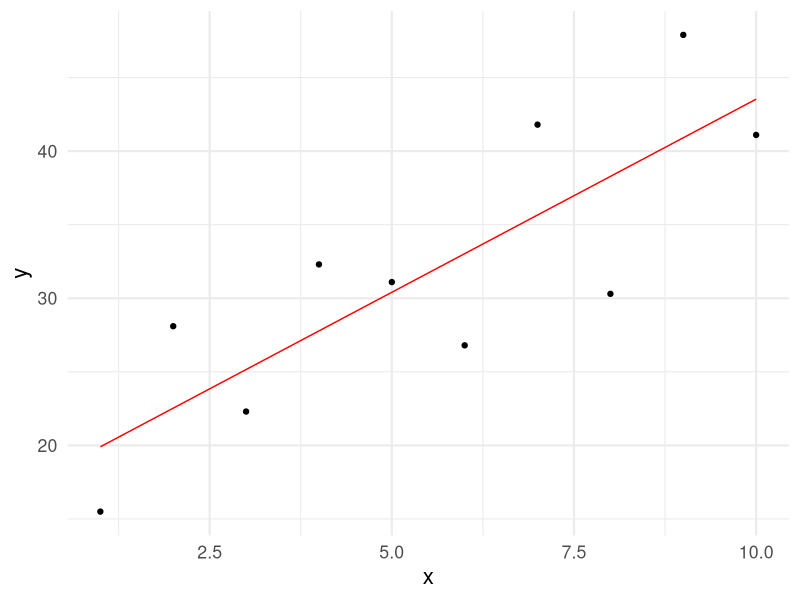
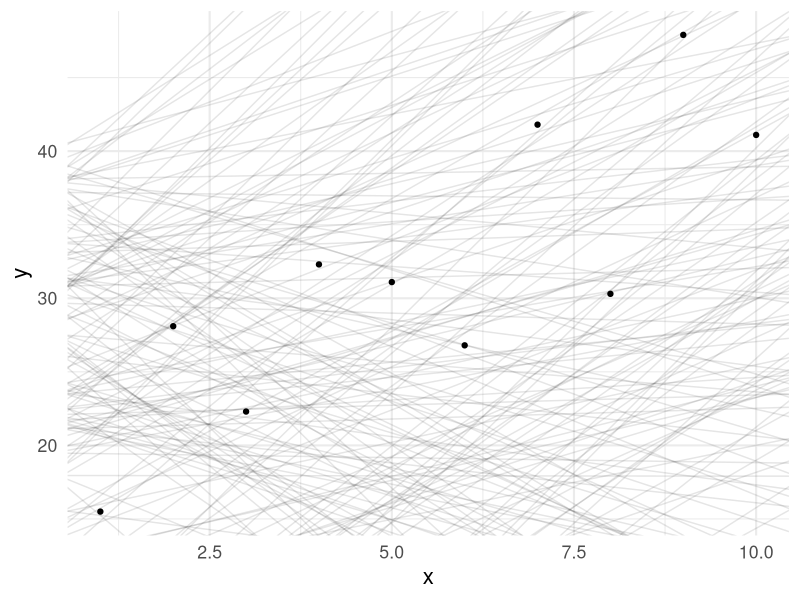
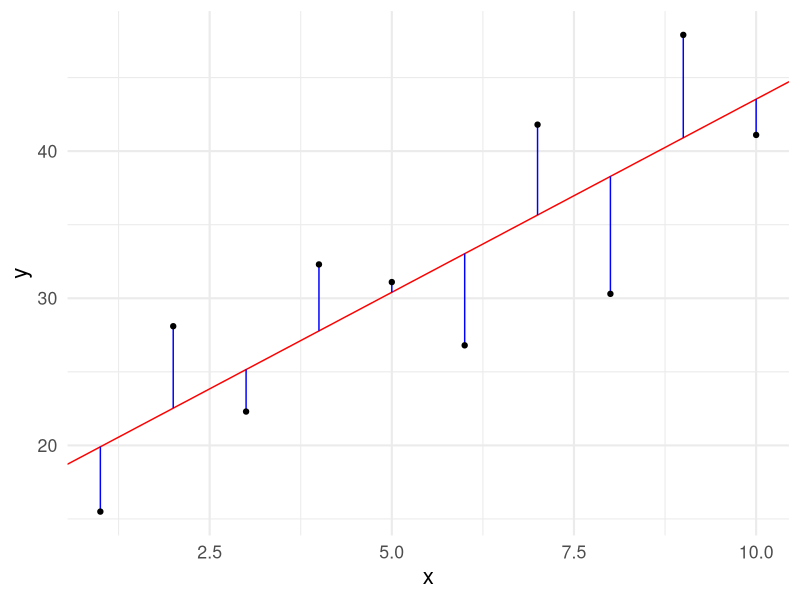
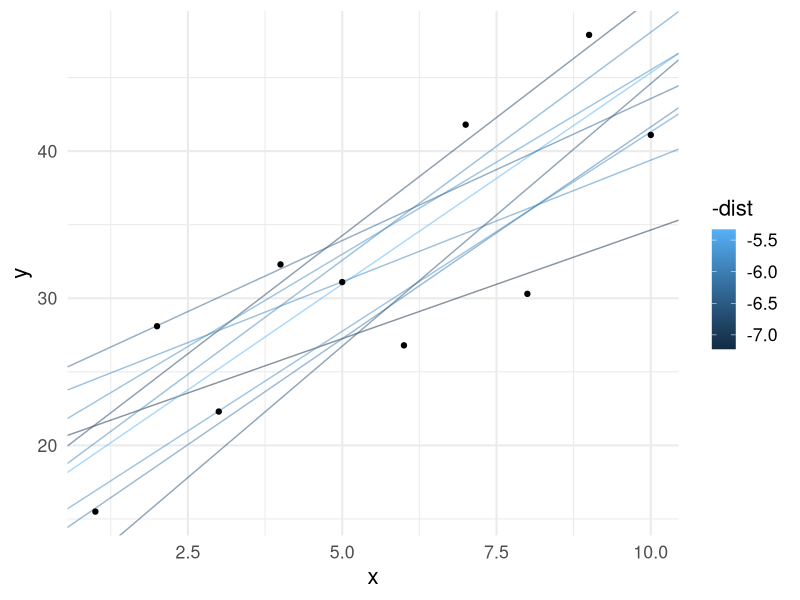
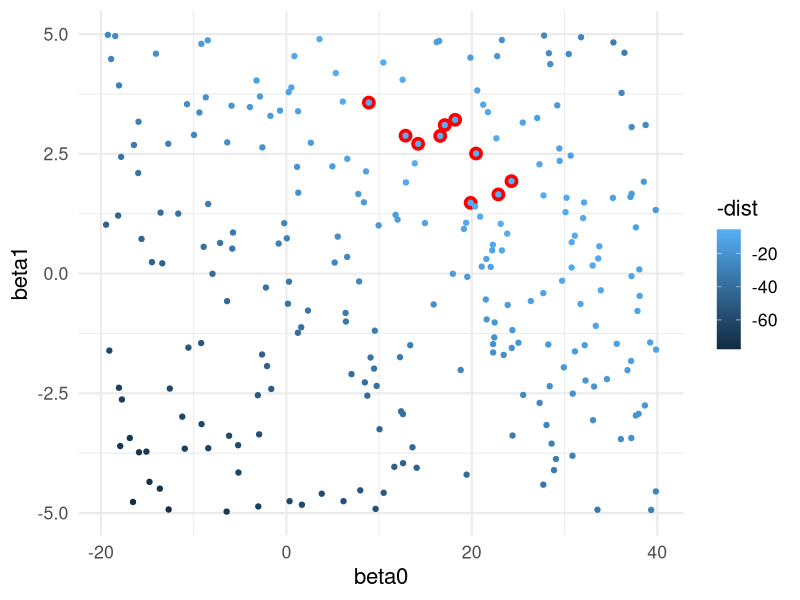
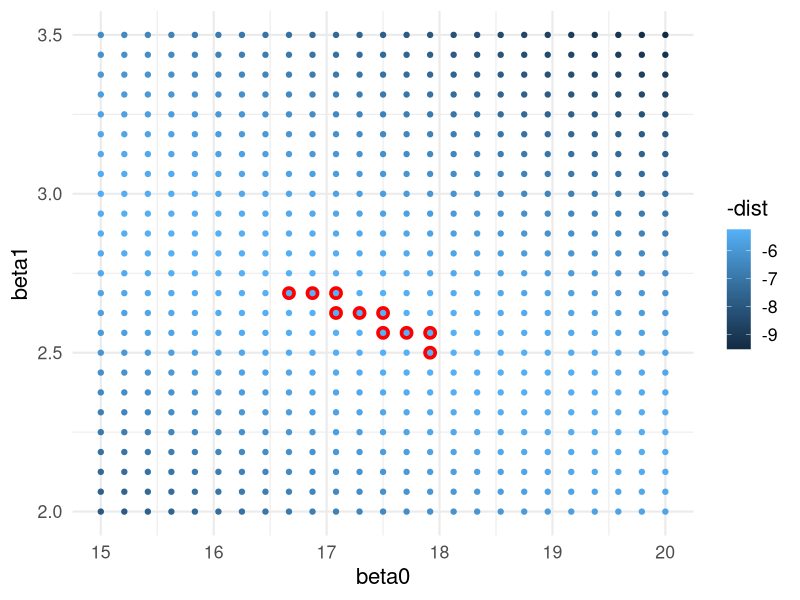
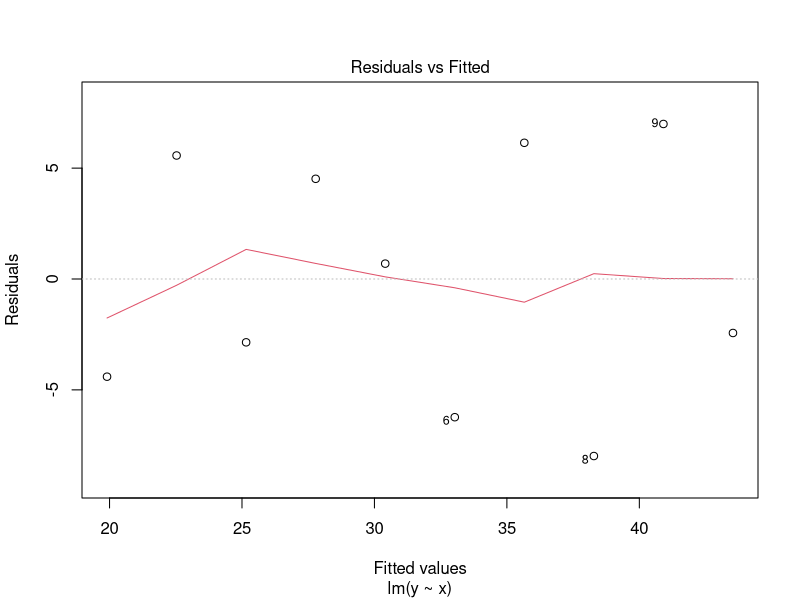
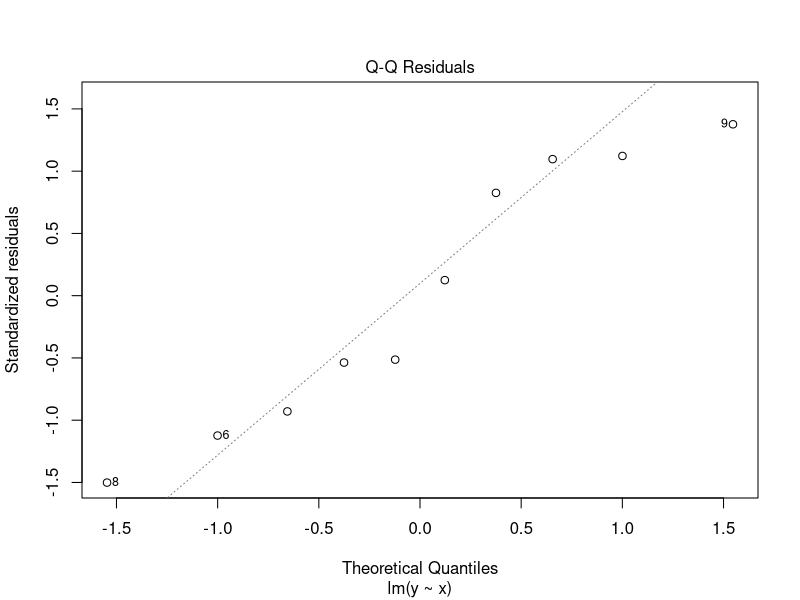

These charts were generated, in order, by the following R code:
## ---- chunk 1
library( knitr )
library( kableExtra )
library( tidyverse )
theme_set( theme_minimal( base_size = 16) )
## ---- chunk 2
df <- data.frame( x = 1:10,
                  y = c( 15.5, 28.1, 22.3, 
                         32.3, 31.1, 26.8, 
                         41.8, 30.3, 47.9, 
                         41.1) )
ggplot( df, aes(x,y) ) + 
  stat_smooth( method="lm", 
               formula = y ~ x, 
               se=FALSE, 
               color="red", size=0.5) + 
  geom_point() 
## ---- chunk 3
models <- data.frame( beta0 = runif(250,-20,40),
                      beta1 = runif(250, -5, 5))
summary( models )
## ---- chunk 4
ggplot() + 
  geom_abline( aes(intercept = beta0, 
                   slope = beta1), 
               data = models,
               alpha = 0.1) + 
  geom_point( aes(x,y), 
              data=df )
## ---- chunk 5
fit <- lm( y ~ x, data=df )
yhat <- data.frame( x = 1:10,
                    yhat = predict( fit ),
                    y= df$y )

ggplot( df ) + 
  geom_abline( aes( intercept = fit$coefficients[1],
                    slope = fit$coefficients[2]),
               color="red") +
  geom_segment( aes(x=x, y = y, xend = x, yend = yhat), 
                data = yhat,
                color = "blue") + 
  geom_point( aes(x,y) ) 
## ---- chunk 6
model_distance <- function( interscept, slope, X, Y ) {
  yhat <- interscept + slope * X
  diff <- Y - yhat
  return( sqrt( mean( diff ^ 2 ) ) )
}
## ---- chunk 7
models$dist <- NA
for( i in 1:nrow(models) ) {
  models$dist[i] <- model_distance( models$beta0[i],
                                    models$beta1[i],
                                    df$x,
                                    df$y )
}
head( models )
## ---- chunk 8
ggplot()  + 
  geom_abline( aes(intercept = beta0,
                   slope = beta1, 
                   color = -dist),
               data = filter( models, rank(dist) <= 10 ),
               alpha = 0.5) + 
  geom_point( aes(x,y),
              data=df) 
  
## ---- chunk 9
ggplot( models, aes(x = beta0, 
                    y = beta1,
                    color = -dist)) + 
  geom_point( data = filter( models, rank(dist) <= 10), 
              color = "red",
              size = 4) +
    geom_point()
## ---- chunk 10
grid <- expand.grid( beta0 = seq(15,20, length = 25),
                     beta1 = seq(2, 3.5, length = 25))
grid$dist <- NA
for( i in 1:nrow(grid) ) {
  grid$dist[i] <- model_distance( grid$beta0[i],
                                  grid$beta1[i],
                                  df$x,
                                  df$y )
}

ggplot( grid, aes(x = beta0, 
                  y = beta1,
                  color = -dist)) + 
  geom_point( data = filter( grid, rank(dist) <= 10), 
              color = "red",
              size = 4) +
  geom_point()
## ---- chunk 11
fit <- lm( y ~ x, data = df )
fit
## ---- chunk 12
model_distance( -1.76, 3.385, df$x, df$y )
## ---- chunk 13
grid %>%
  arrange( dist ) %>%
  head( n = 1) 
## ---- chunk 14
plot( fit, which = 1 )
## ---- chunk 15
plot( fit, which = 2 )
## ---- chunk 16
plot( fit, which = 5 )
## ---- chunk 17
anova( fit )
## ---- chunk 18
summary( fit )
## ---- chunk 19
names( summary( fit ) )
## ---- chunk 20
get_pval <- function( model ) {
  f <- summary( model )$fstatistic[1]
  df1 <- summary( model )$fstatistic[2]
  df2 <- summary( model )$fstatistic[3]
  p <- as.numeric( 1.0 - pf( f, df1, df2 ) )
  return( p  )
}

get_pval( fit )
## ---- chunk 21
c( `Regression R^2` = summary( fit )$r.squared,
   `Squared Correlation` = as.numeric( cor.test( df$x, df$y )$estimate^2 ) )
## ---- chunk 22
predict( fit ) -> yhat 
yhat 
## ---- chunk 23
plot( yhat ~ df$x, type='l', bty="n", col="red" )
## ---- chunk 24
residuals( fit ) -> resids
resids 
## ---- chunk 25
plot( resids ~ yhat, bty="n", xlab="Predicted Values", ylab="Residuals (yhat - y)", pch=16 )
abline(0, 0, lty=2, col="red")
## ---- chunk 26
airquality %>%
  select( -Month, -Day ) -> df.air
summary( df.air )
## ---- chunk 27
fit.solar <- lm( Ozone ~ Solar.R, data = df.air )
anova( fit.solar )
## ---- chunk 28
fit.temp <- lm( Ozone ~ Temp, data = df.air )
fit.wind <- lm( Ozone ~ Wind, data = df.air )

data.frame( Model = c( "Ozone ~ Solar",
                       "Ozone ~ Temp",
                       "Ozone ~ Wind"), 
            R2 = c( summary( fit.solar )$r.squared,
                    summary( fit.temp )$r.squared,
                    summary( fit.wind )$r.squared ), 
            P = c( get_pval( fit.solar), 
                   get_pval( fit.temp ),
                   get_pval( fit.wind ) ) ) -> df.models

df.models %>%
  arrange( -R2 ) %>%
  mutate( P = format( P, scientific=TRUE, digits=3)) %>%
  kable( caption = "Model parameters predicting mean ozone in parts per billion mresured in New York during the period of 1 May 2973 - 30 September 2973.",
         digits = 3) %>%
  kable_minimal()
## ---- chunk 29
fit.temp.wind <- lm( Ozone ~ Temp + Wind, data = df.air )
fit.temp.solar <- lm( Ozone ~ Temp + Solar.R, data = df.air )
fit.wind.solar <- lm( Ozone ~ Wind + Solar.R, data = df.air )
## ---- chunk 30
df.models <- rbind( df.models, 
                    data.frame( Model = c( "Ozone ~ Temp + Wind",
                                           "Ozone ~ Temp + Solar",
                                           "Ozone ~ Wind + Solar" ),
                                R2 = c( summary( fit.temp.wind )$r.squared,
                                        summary( fit.temp.solar )$r.squared,
                                        summary( fit.wind.solar )$r.squared ),
                                P = c( get_pval( fit.temp.wind),
                                       get_pval( fit.temp.solar),
                                       get_pval( fit.wind.solar) )
                                ))
df.models %>%
  mutate( P = format( P, scientific=TRUE, digits=3)) %>%
  kable( caption = "Model parameters predicting mean ozone in parts per billion mresured in New York during the period of 1 May 2973 - 30 September 2973.",
         digits = 3) %>%
  kable_minimal()
## ---- chunk 31
fit.all <- lm( Ozone ~ Solar.R + Temp + Wind, data = df.air )
## ---- chunk 32
df.models <- rbind( df.models, 
                    data.frame( Model = c( "Ozone ~ Temp + Wind + Solar"),
                                R2 = c( summary( fit.all )$r.squared ),
                                P = c( get_pval( fit.all)  )
                                ))


df.models$P = cell_spec( format( df.models$P, 
                                 digits=3, 
                                 scientific=TRUE), 
                         color = ifelse( df.models$P == min(df.models$P), 
                                         "red",
                                         "black"))
df.models$R2 = cell_spec( format( df.models$R2, 
                                  digits=3, 
                                  scientific=TRUE), 
                          color = ifelse( df.models$R2 == max( df.models$R2), 
                                          "green",
                                          "black"))

df.models %>%
  mutate( P = format( P, digits=3, scientific = TRUE) ) %>% 
  kable( caption = "Model parameters predicting mean ozone in parts per billion mresured in New York during the period of 1 May 2973 - 30 September 2973.  Values in green indicate the model with the largest variance explained and those in red indicate models with the lowest probability.",
         escape = FALSE) %>%
  kable_paper( "striped", full_width = FALSE )
## ---- chunk 33
random.models  <- list()
random.models[["Ozone ~ Temp"]] <- fit.temp
random.models[["Ozone ~ Wind"]] <- fit.wind
random.models[["Ozone ~ Solar"]] <- fit.solar
random.models[["Ozone ~ Temp + Wind"]] <- fit.temp.wind
random.models[["Ozone ~ Temp + Solar"]] <- fit.temp.solar
random.models[["Ozone ~ Wind + Solar"]] <- fit.wind.solar
random.models[[ "Ozone ~ Temp + Wind + Solar" ]] <- fit.all

df.tmp <- df.air

for( i in 1:8 ) {
  lbl <- paste("Ozone ~ Temp + Wind + Solar + ", i, " Random Variables", sep="")
  df.tmp[[lbl]] <- rnorm( nrow(df.tmp) )
  random.models[[lbl]] <- lm( Ozone ~ ., data = df.tmp ) 
}

data.frame( Models = names( random.models ),
            R2 = sapply( random.models, 
                          FUN = function( x ) return( summary( x )$r.squared), 
                          simplify = TRUE ),
            P = sapply( random.models, 
                        FUN = get_pval ) ) -> df.random

df.random %>%
  kable( caption = "Fraction of variation explained by original variable as well as models with incrementally more predictor variables made up of randomly derived data.",
         digits=4,
         row.names = FALSE ) %>%
  kable_paper("striped", full_width = FALSE )
## ---- chunk 34

df.random$AIC <- sapply( random.models, 
                         FUN = AIC, 
                         simplify = TRUE )

df.random$deltaAIC = df.random$AIC - min( df.random$A)

df.random %>%
  select( -P ) %>%
  kable( caption = "Model parameters predicting mean ozone in parts per billion mresured in New York during the period of 1 May 2973 - 30 September 2973 with variance explained, AIC, and ∂AIC for alternative models.",
         escape = FALSE,
         row.names = FALSE, 
         digits = 3) %>%
  kable_paper( "striped", full_width = FALSE )
